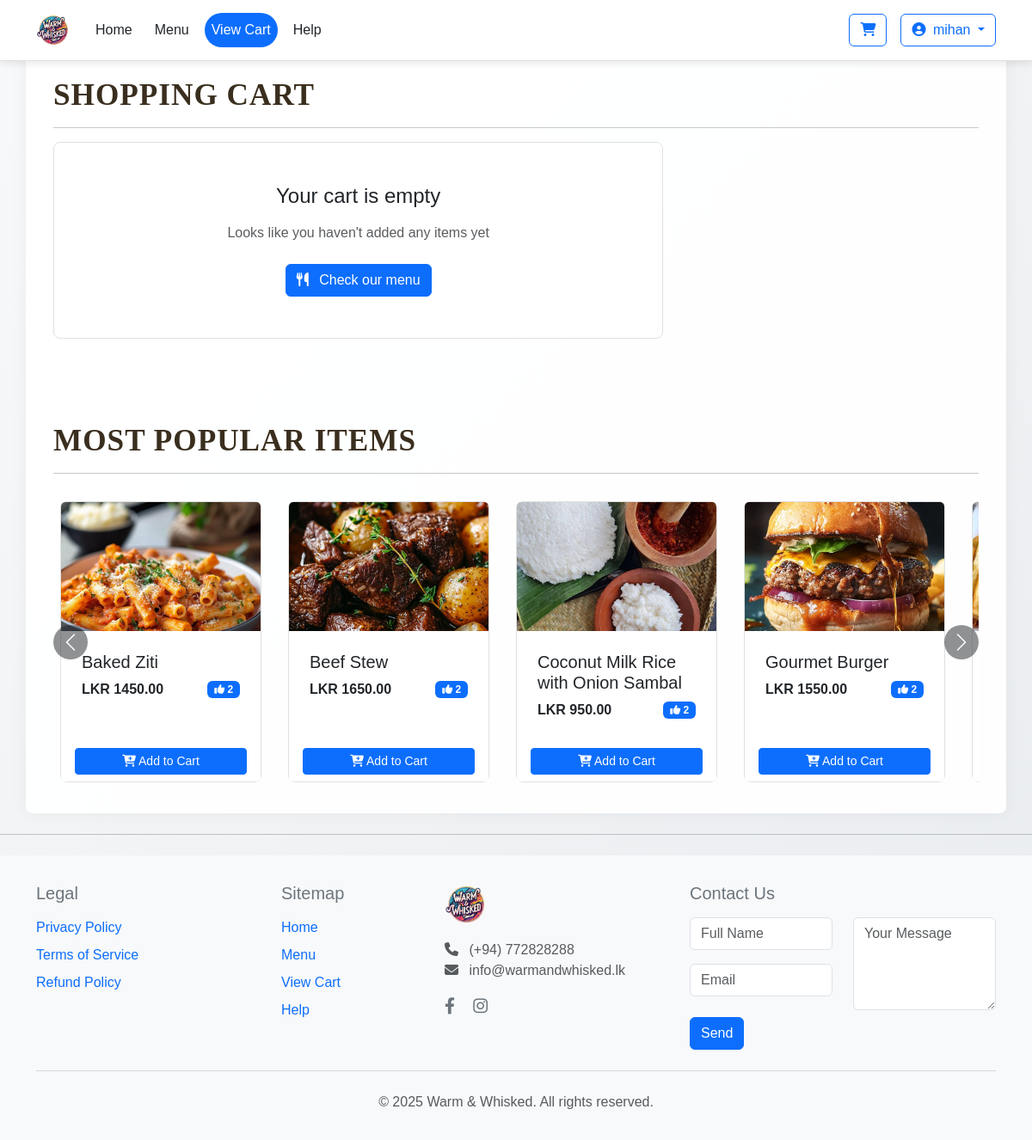
The app's page /cart/ (signed in) with its own data.
### orders/models.py (models this page shows, shortened)
class MenuItem(models.Model):
    CATEGORY_CHOICES = [
        ('MAIN', 'Main Dishes'),
        ('RICE', 'Rice & Curry'),
        ('SAND', 'Sandwiches'),
        ('SIDE', 'Sides'),
    ]
    MEAT_CHOICES = [
        ('VEG', 'Vegetarian'),
        ('CHK', 'Chicken'),
        ('BEF', 'Beef'),
        ('PRK', 'Pork'),
        ('FIS', 'Fish'),
    ]
    name = models.CharField(max_length=100)
    description = models.TextField()
    price = models.DecimalField(max_digits=8, decimal_places=2)
    category = models.CharField(max_length=4, choices=CATEGORY_CHOICES)
    meat_category = models.CharField(
        max_length=3,
        choices=MEAT_CHOICES,
        default='VEG'
    )
    image = models.CharField(max_length=100)
    is_special = models.BooleanField(default=False)
    available = models.BooleanField(default=True)
    created_at = models.DateTimeField(auto_now_add=True)
    likes = models.ManyToManyField(User, related_name='liked_items', blank=True)
    @property
    def like_count(self):
        return self.likes.count()

### orders/views.py (the view)
# urls.py: path('cart/', views.cart, name='cart'),
@login_required
def cart(request):
    try:
        cart = Cart.objects.get(user=request.user)
        cart_items = cart.items.all()
        total = sum(item.total_price for item in cart_items)
        request.session['cart_count'] = cart.items.count()
    except Cart.DoesNotExist:
        cart_items = None
        total = 0
        request.session['cart_count'] = 0
    most_liked = MenuItem.objects.annotate(num_likes=Count('likes')) \
                     .order_by('-num_likes')[:7]
    return render(request, 'orders/pages/cart.html', {
        'cart_items': cart_items,
        'total_cost': total,
        'most_liked': most_liked,
    })

### orders/templates/orders/pages/cart.html (shortened to what this page needs)
{% extends 'orders/pages/base.html' %}
{% load static %}
{% block content %}
<div class="container">
    <h2 style="font-family: 'Cormorant Garamond';
    font-weight: 600;
    font-size: 2.2rem;
    color: #3a2e1e;
    letter-spacing: 1px;
    margin: 20px 0 15px;
    text-transform: uppercase;
    padding-top: 30px;
    " >Shopping Cart</h2><hr>
    {% if cart_items %}
    <div class="row">
        <div class="col-md-8">
            <div class="card mb-4">
                <div class="card-body">
                    <table class="table">
                        <thead>
                            <tr>
                                <th>Item</th>
                                <th>Quantity</th>
                                <th>Price</th>
                                <th>Total</th>
                                <th>Action</th>
                            </tr>
                        </thead>
                        <tbody>
                            {% for item in cart_items %}
                            <tr>
                                <td>{{ item.menu_item.name }}</td>
                                <td>
                                    <form action="{% url 'update_cart' item.id %}" method="post" class="quantity-form">
                                        {% csrf_token %}
                                        <div class="input-group" style="width: 120px;">
                                            <button class="btn btn-outline-secondary decrement" type="button">-</button>
                                            <input type="number" name="quantity" class="form-control text-center"
                                                   value="{{ item.quantity }}" min="1">
                                            <button class="btn btn-outline-secondary increment" type="button">+</button>
                                        </div>
                                    </form>
                                </td>
                                <td>LKR {{ item.menu_item.price }}</td>
                                <td>LKR {{ item.total_price }}</td>
                                <td>
                                    <form action="{% url 'remove_from_cart' item.id %}" method="post">
                                        {% csrf_token %}
                                        <button type="submit" class="btn btn-sm btn-danger">
                                            <i class="bi bi-trash"></i>
                                        </button>
                                    </form>
                                </td>
                            </tr>
                            {% endfor %}
                        </tbody>
                    </table>
                </div>
            </div>
            <div class="card mb-4">
                <div class="card-body">
                    <div class="d-flex justify-content-between">
                        <h5>Subtotal:</h5>
                        <h5>LKR {{ total_cost }}</h5>
                    </div>
                    <div class="d-grid gap-2 d-md-flex justify-content-md-end mt-3">
                        <form action="{% url 'clear_cart' %}" method="post" class="me-2">
                            {% csrf_token %}
                            <button type="submit" class="btn btn-outline-danger">
                                <i class="bi bi-trash"></i> Clear Cart
                            </button>
                        </form>
                        <a href="{% url 'checkout' %}" class="btn btn-primary">
                            <i class="bi bi-bag-check"></i> Checkout
                        </a>
                    </div>
                </div>
            </div>
        </div>
    </div>
        {% else %}
            <div class="row">
                <div class="col-md-8">
                    <div class="card mb-4">
                        <div class="card-body text-center py-5">
                            <h4 class="mb-3">Your cart is empty</h4>
                            <p class="text-muted mb-4">Looks like you haven't added any items yet</p>
                            <a href="{% url 'orders' %}" class="btn btn-primary">
                                <i class="fas fa-utensils me-2"></i> Check our menu
                            </a>
                        </div>
                    </div>
                </div>
            </div>
    {% endif %}
    <div class="row mt-4">
        <div class="col">
            <h2 style="font-family: 'Cormorant Garamond';
            font-weight: 600;
            font-size: 2.2rem;
            color: #3a2e1e;
            letter-spacing: 1px;
            margin: 20px 0 15px;
            text-transform: uppercase;
            padding-top: 30px;
            " >Most Popular Items</h2><hr>
            <div class="position-relative">
                <div class="horizontal-scroll-wrapper d-flex overflow-auto py-3" style="scroll-behavior: smooth;">
                    {% for item in most_liked %}
                    <div class="col-md-3 flex-shrink-0 px-2" style="width: 250px;">
                        <div class="card h-100">
                            <img src="{% static item.image %}" class="card-img-top" alt="{{ item.name }}" style="height: 150px; object-fit: cover;">
                            <div class="card-body">
                                <h5 class="card-title">{{ item.name }}</h5>
                                <div class="d-flex justify-content-between align-items-center">
                                    <span class="fw-bold">LKR {{ item.price }}</span>
                                    <span class="badge bg-primary">
                                        <i class="fas fa-thumbs-up"></i> {{ item.like_count }}
                                    </span>
                                </div>
                            </div>
                            <div class="card-footer bg-white border-0">
                                <form action="{% url 'add_to_cart' item.id %}" method="post" class="add-to-cart-form">
                                    <button type="submit" class="btn btn-sm btn-primary w-100 add-to-cart-btn">
                                        <i class="fas fa-cart-plus"></i> Add to Cart
                                    </button>
                                </form>
                            </div>
                        </div>
                    </div>
                    {% endfor %}
                </div>
                {% if most_liked|length > 3 %}
                <button class="carousel-control-prev position-absolute start-0 top-50 translate-middle-y bg-dark rounded-circle p-2" onclick="scrollPopular(-1)" style="left: -20px;">
                    <span class="carousel-control-prev-icon"></span>
                </button>
                <button class="carousel-control-next position-absolute end-0 top-50 translate-middle-y bg-dark rounded-circle p-2" onclick="scrollPopular(1)" style="right: -20px;">
                    <span class="carousel-control-next-icon"></span>
                </button>
                {% endif %}
            </div>
        </div>
    </div>
</div>
{% endblock %}

### orders/templates/orders/pages/base.html (shortened to what this page needs)
{% load static %}
<!DOCTYPE html>
<html lang="en">
<head>
    <link href="https://cdn.jsdelivr.net/npm/bootstrap@5.3.0/dist/css/bootstrap.min.css" rel="stylesheet">
    <link rel="stylesheet" href="https://cdnjs.cloudflare.com/ajax/libs/font-awesome/6.4.0/css/all.min.css">
    <link rel="stylesheet" href="{% static 'orders/css/style.css' %}">
</head>
<body>
    <nav class="navbar navbar-expand-lg navbar-overlay">
        <div class="container">
            <a class="navbar-brand" href="{% url 'home' %}">
                <img src="{% static 'images/logo.png' %}" alt="Logo" height="40">
            </a>
            <div class="collapse navbar-collapse" id="navbarNav">
                <ul class="navbar-nav me-auto">
                    <li class="nav-item">
                        <a class="nav-link {% if request.resolver_match.url_name == 'home' %}active{% endif %}" href="{% url 'home' %}">Home</a>
                    </li>
                    <li class="nav-item">
                        <a class="nav-link {% if request.resolver_match.url_name == 'orders' %}active{% endif %}" href="{% url 'orders' %}">Menu</a>
                    </li>
                    <li class="nav-item">
                        <a class="nav-link {% if request.resolver_match.url_name == 'cart' %}active{% endif %}" href="{% url 'cart' %}">View Cart</a>
                    </li>
                    <li class="nav-item">
                        <a class="nav-link {% if request.resolver_match.url_name == 'help' %}active{% endif %}" href="{% url 'help' %}">Help</a>
                    </li>
                </ul>
                <div class="d-flex">
                    <a href="{% url 'cart' %}" class="btn btn-outline-primary position-relative me-3">
                        <i class="fas fa-shopping-cart"></i>
                    </a>
                    {% if user.is_authenticated %}
                        <div class="dropdown">
                            <button class="btn btn-outline-primary dropdown-toggle" type="button" id="userDropdown" data-bs-toggle="dropdown">
                                <i class="fas fa-user-circle me-1"></i> {{ user.username }}
                            </button>
                        </div>
                    {% else %}
                        <a href="{% url 'login' %}" class="btn btn-outline-primary me-2">Login</a>
                        <a href="{% url 'signup' %}" class="btn btn-primary">Sign Up</a>
                    {% endif %}
                </div>
            </div>
        </div>
    </nav>
<main class="container main-content" style="padding-top: 20px; min-height: calc(100vh - 100px);">
    {% block content %}{% endblock %}
</main>
<hr class="my-4">
<footer class="footer bg-light py-5">
    <div class="container">
        <div class="row">
            <div class="col-lg-3 col-md-6 mb-4 mb-md-0 order-1">
                <h5 class="mb-3">Legal</h5>
                <ul class="list-unstyled">
                    <li class="mb-2">
                        <a href="{% url 'privacy_policy' %}" class="text-decoration-none">Privacy Policy</a>
                    </li>
                    <li class="mb-2">
                        <a href="{% url 'terms_of_service' %}" class="text-decoration-none">Terms of Service</a>
                    </li>
                    <li class="mb-2">
                        <a href="{% url 'refund_policy' %}" class="text-decoration-none">Refund Policy</a>
                    </li>
                </ul>
            </div>
            <div class="col-lg-2 col-md-6 mb-4 mb-md-0 order-2">
                <h5 class="mb-3">Sitemap</h5>
                <ul class="list-unstyled">
                    <li class="mb-2"><a href="{% url 'home' %}" class="text-decoration-none">Home</a></li>
                    <li class="mb-2"><a href="{% url 'orders' %}" class="text-decoration-none">Menu</a></li>
                    <li class="mb-2"><a href="{% url 'cart' %}" class="text-decoration-none">View Cart</a></li>
                    <li class="mb-2"><a href="{% url 'help' %}" class="text-decoration-none">Help</a></li>
                </ul>
            </div>
            <div class="col-lg-3 col-md-6 mb-4 mb-lg-0 order-3">
                <img src="{% static 'images/logo.png' %}" alt="Warm & Whisked" height="50" class="mb-3">
                <p class="text-muted">
                    <i class="fas fa-phone me-2"></i> (+94) 772828288<br>
                    <i class="fas fa-envelope me-2"></i> info@warmandwhisked.lk
                </p>
                <div class="social-icons">
                    <a href="https://www.facebook.com/profile.php?id=61574591783072" class="text-decoration-none me-3" target="_blank" rel="noopener noreferrer">
                        <i class="fab fa-facebook-f"></i>
                    </a>
                    <a href="https://www.instagram.com/warmandwhiskedbakerymd/" class="text-decoration-none me-3" target="_blank" rel="noopener noreferrer">
                        <i class="fab fa-instagram"></i>
                    </a>
                </div>
            </div>
            <div class="col-lg-4 col-md-6 order-lg-4 order-4">
                <h5 class="mb-3">Contact Us</h5>
                <form method="post" action="{% url 'contact' %}">
                    <div class="row">
                        <div class="col-md-6">
                            <div class="mb-3">
                                <input type="text" class="form-control" name="name" placeholder="Full Name" required>
                            </div>
                            <div class="mb-3">
                                <input type="email" class="form-control" name="email" placeholder="Email" required>
                            </div>
                        </div>
                        <div class="col-md-6">
                            <textarea class="form-control h-100" name="message" placeholder="Your Message" required></textarea>
                        </div>
                    </div>
                    <button type="submit" class="btn btn-primary mt-2">Send</button>
                </form>
            </div>
        </div>
        <hr class="my-4">
        <div class="text-center">
            <p class="text-muted mb-0">&copy; 2025 Warm & Whisked. All rights reserved.</p>
        </div>
    </div>
</footer>
</body>
</html>

### records on screen
MenuItem: image (picture), name "Baked Ziti", price "1450.00", like_count "2"
MenuItem: image (picture), name "Beef Stew", price "1650.00", like_count "2"
MenuItem: image (picture), name "Coconut Milk Rice with Onion Sambal", price "950.00", like_count "2"
MenuItem: image (picture), name "Gourmet Burger", price "1550.00", like_count "2"
MenuItem: image (picture)

### other values on screen
{{ user.username }} "mihan"
